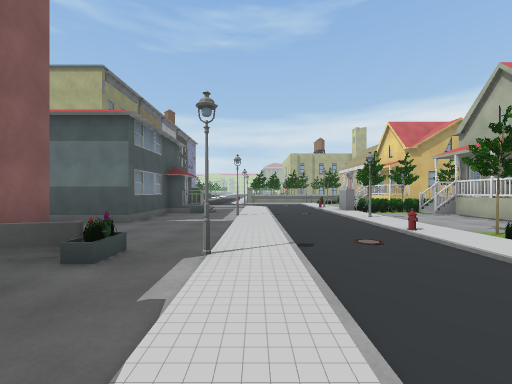
view 1 (above)

18 first-person views from a walk through a scene from a Unity 3-D project. The camera is 1.3 m above the floor, looks level and sees 90° across. The floor is counted in squares, 2 m on a side. Each view is taken from the middle of a square. On the plan, view 1 faces up. The plan holds only what a view shows up to about 9 squares ahead; the rest is blank. The place goes on beyond the plan. Some animated figures are left out. Some surface patterns are stand-ins.

view 2
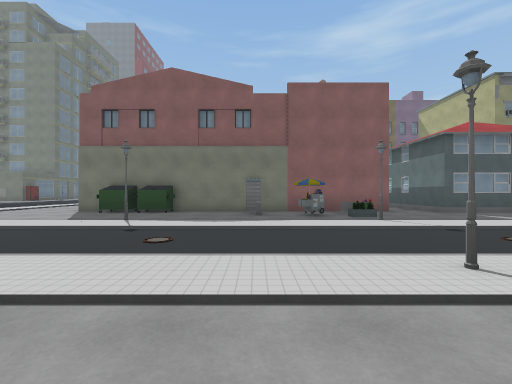

view 3
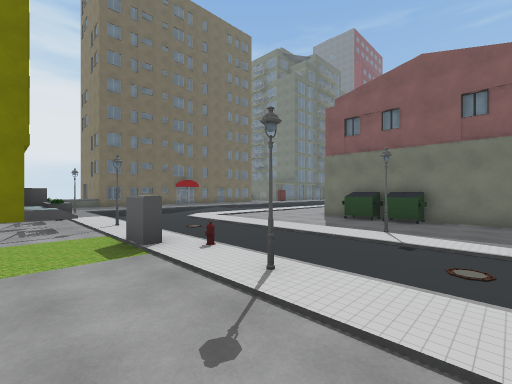

view 4
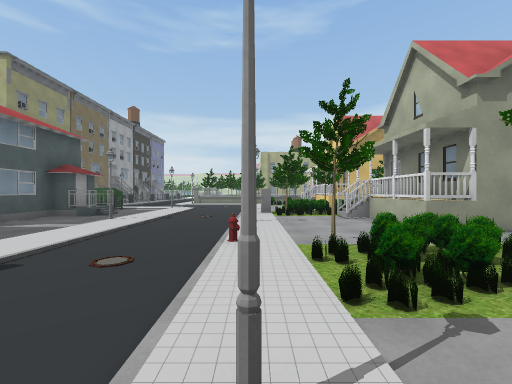

view 5
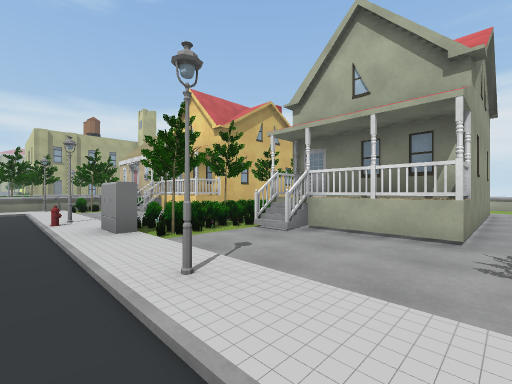

view 6
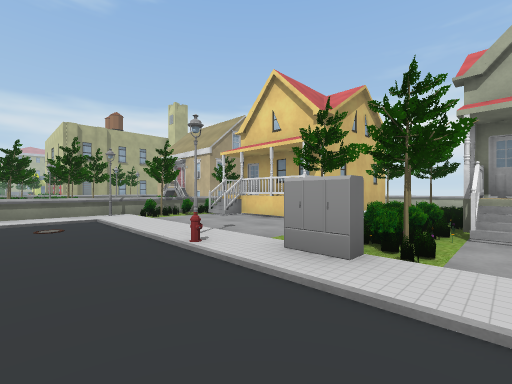

view 7
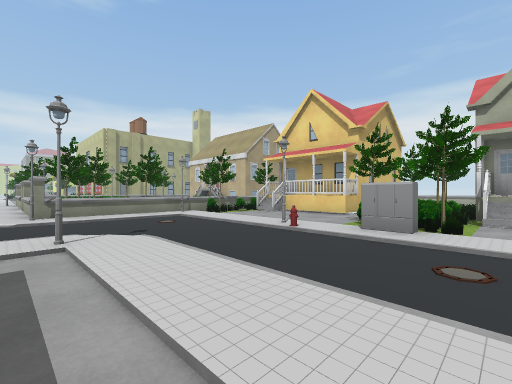

view 8
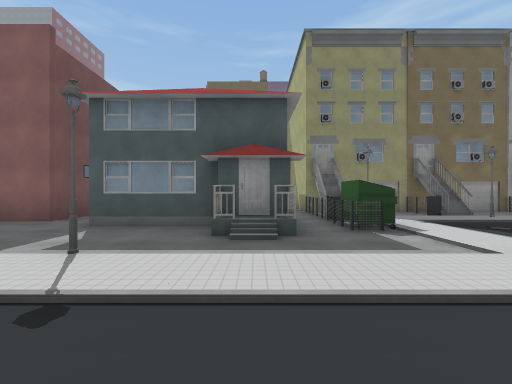

view 9
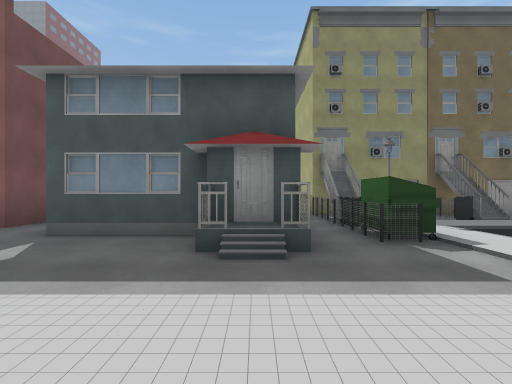

view 10
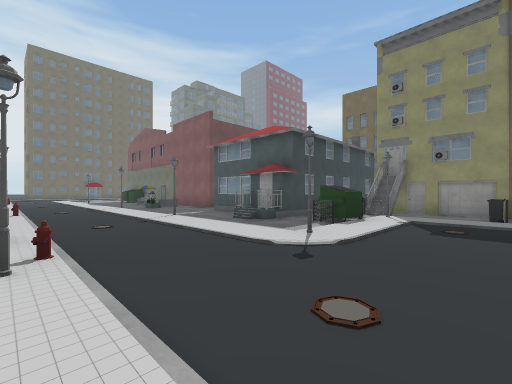

view 11
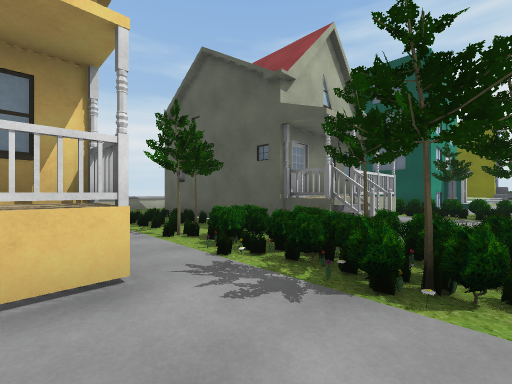

view 12
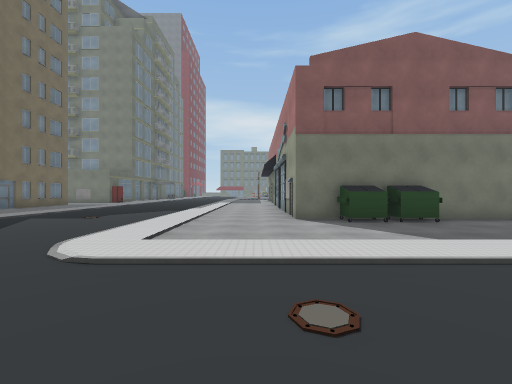

view 13
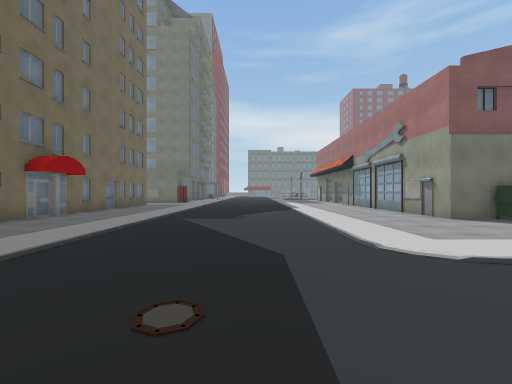

view 14
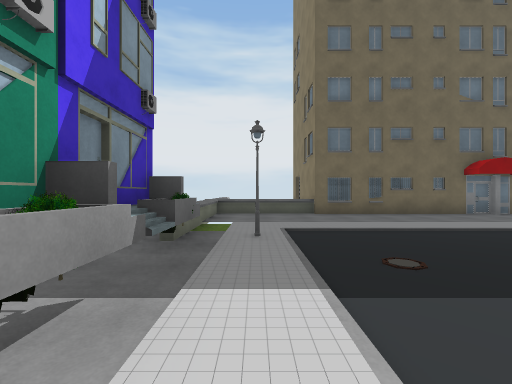

view 15
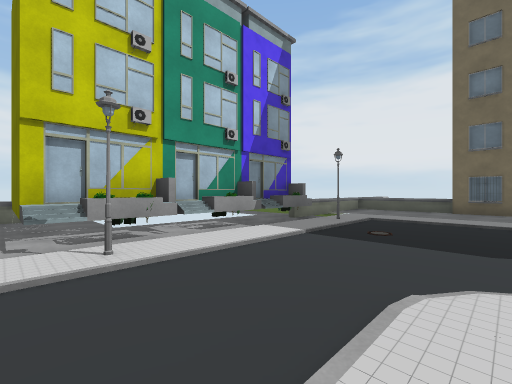

view 16
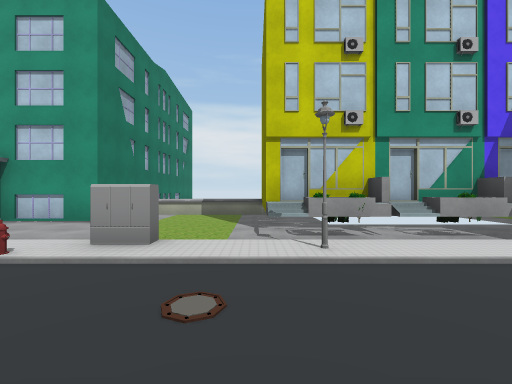

view 17
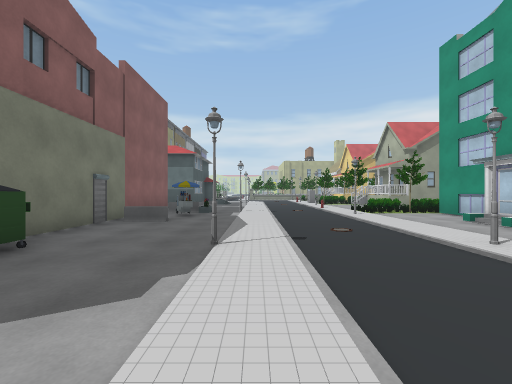

view 18
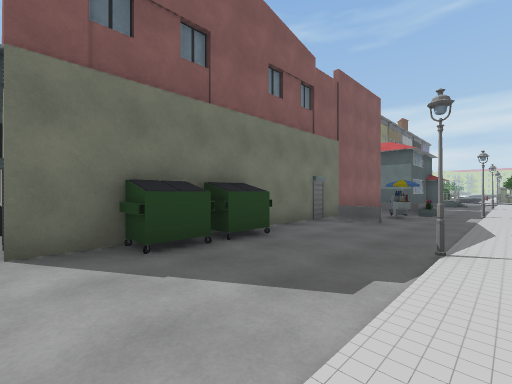

### Floor plan
Key: @ floor where view 1 was taken; # wall or solid block; x gap in a wall; . floor; / step, stairs or slope; = window, fence, low wall or low ledge; ^ raised ledge; O other object.
Columns run from 6 left of view 1 to 14 right of it. Each row starts with its distance up from view 1.
 15 /xO  OO..OOOOO
 14 OO .......O.OO
 13 .O ...... ..OOOO
 12 ..OO.O...O..OOOOO
 11 OOOOO....O.....
 10 ..OO......OOOO.OOO
  9    #O....OOOOOO..
  8    #.. ...../OOOO
  7    #.O ..O..OOOO
  6  ###.. .....O#      ^
  5   .... .........    ^
  4  ##.O. ..OOO.O
  3   #= O ...OOOO
  2   ###. ..O..##
  1   ###. .....#
  0   #==.@.. ./#
 -1   #... .. ./#
 -2   #... .....#
 -3   #O.O ..O..#
 -4   #O.. ..O..  ^
 -5   #O.. ..O..  ^
 -6 ###......     ^
 -7 ..........O####
 -8 ...... ..OO#
 -9    ... ...O#
-10 .........O #
-11 ..........O#
-12 .........  #
-13 .........OO#
-14    .......^
-15 ..........^
-16 ..........^
-17 #####O##^^^
-18        #

Positions as (right, up) in squares from view 1, and headings:
1: (0, 0), facing up
2: (5, 0), facing left
3: (5, -1), facing down-left
4: (3, 1), facing up
5: (2, 5), facing up-right
6: (1, 8), facing up-right
7: (-1, 8), facing up-right
8: (2, 9), facing left
9: (1, 9), facing left
10: (3, 14), facing down-left
11: (4, 12), facing down-right
12: (3, -7), facing left
13: (3, -11), facing left
14: (3, -9), facing down
15: (0, -7), facing down-right
16: (0, -7), facing right
17: (0, -6), facing up
18: (0, -6), facing up-left
